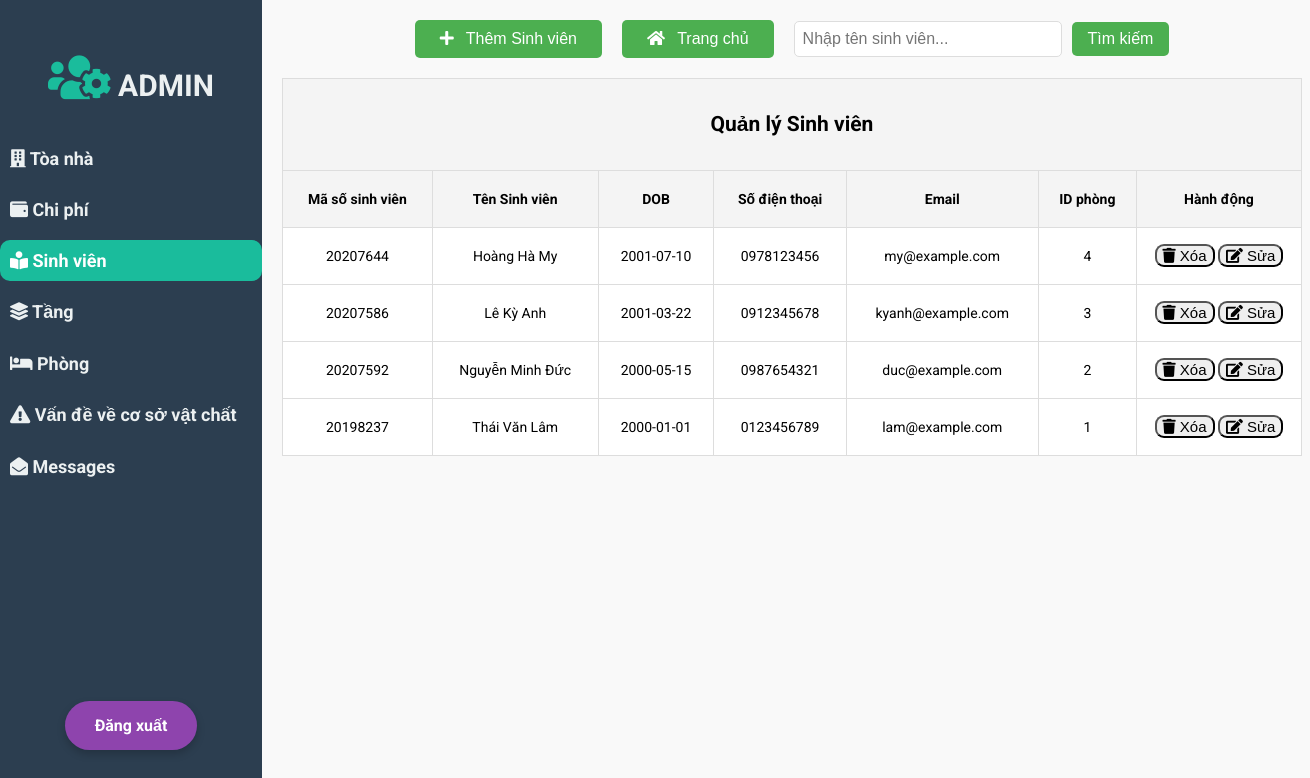
/Student/DispStudent.php, run on the app's committed database.
### tables this page shows
CREATE TABLE `Student` (
  `Stu_id` int NOT NULL,
  `Name` varchar(40) NOT NULL,
  `DOB` date NOT NULL,
  `Phone_number` VARCHAR(10) NOT NULL,
  `Email` VARCHAR(100) NOT NULL,
  `R_ID` int NOT NULL,
  PRIMARY KEY (`Stu_id`),
  FOREIGN KEY (`R_ID`) REFERENCES `room`(`R_ID`) ON DELETE CASCADE
);

### Student/DispStudent.php (the view, shortened to what this page needs)
<!DOCTYPE html>
<html>
<head>
  <link rel="stylesheet" href="https://use.fontawesome.com/releases/v5.15.4/css/all.css"
>
</head>
<body>
  <div class="slidebar">
    <header>
      <span><i class="fas fa-users-cog"></i></span>
      ADMIN
    </header>
    <ul>
      <li><a href=""><i class="fas fa-building"></i> Tòa nhà</a></li>
      <li><a href=""><i class="fas fa-wallet"></i> Chi phí</a></li>
      <li class="active"><a href="../Student/DispStudent.php"><i class="fas fa-book-reader"></i> Sinh viên</a></li>
      <li><a href=""><i class="fas fa-layer-group"></i> Tầng</a></li>
      <li><a href="../Room/DispRoom.php"><i class="fa fa-bed"></i> Phòng</a></li>
      <li><a href=""><i class="fas fa-exclamation-triangle"></i> Vấn đề về cơ sở vật chất</a></li>
      <li><a href=""><i class="fas fa-envelope-open"></i> Messages</a></li>
    </ul>
    <div class="logout-container">
      <a style="text-decoration: none;" href="../index.php">
        <div class="logout">Đăng xuất</div>
      </a>
    </div>
  </div>
  <main>
    <center>
      <div class="button-container"
        style="display: flex; justify-content: center; align-items: center; gap: 20px; margin-bottom: 20px;">
        <button class="button">
          <a href="Insert.php">
            <i class="fas fa-plus"></i> Thêm Sinh viên
          </a>
        </button>
        <button class="button">
          <a href="../dashboard/home.php">
            <i class="fas fa-home"></i> Trang chủ
          </a>
        </button>
        <form method="GET" action="" style="display: flex; align-items: center; gap: 10px;">
          <input type="text" name="search" placeholder="Nhập tên sinh viên..."
            value="<?php echo isset($_GET['search']) ? $_GET['search'] : ''; ?>"
            style="padding: 8px; font-size: 16px; width: 250px; border-radius: 5px; border: 1px solid #ddd;">
          <button type="submit" class="button" style="padding: 8px 16px; font-size: 16px;">Tìm kiếm</button>
        </form>
      </div>
    </center>
    <table align="center" border="1px" style="width:1100px; line-height:40px;">
      <tr>
        <th colspan="7">
          <h2>Quản lý Sinh viên</h2>
        </th>
      </tr>
      <tr>
        <th>Mã số sinh viên</th>
        <th>Tên Sinh viên</th>
        <th>DOB</th>
        <th>Số điện thoại</th>
        <th>Email</th>
        <th>ID phòng</th>
        <th>Hành động</th>
      </tr>
      <?php
      include 'connection.php';
      $search = isset($_GET['search']) ? $_GET['search'] : '';
      $limit = 10;
      $page = isset($_GET['page']) ? intval($_GET['page']) : 1;
      $offset = ($page - 1) * $limit;
      $sql = "SELECT Stu_id, Name, DOB, Phone_number, Email, R_ID FROM student WHERE Name LIKE '%$search%' ORDER BY Name LIMIT $limit OFFSET $offset";
      $query = mysqli_query($conn, $sql);
      while ($row1 = mysqli_fetch_array($query)) {
        ?>
        <tr>
          <td class="tdr"><?php echo $row1['Stu_id']; ?></td>
          <td class="tdr"><?php echo $row1['Name']; ?></td>
          <td class="tdr"><?php echo $row1['DOB']; ?></td>
          <td class="tdr"><?php echo $row1['Phone_number']; ?></td>
          <td class="tdr"><?php echo $row1['Email']; ?></td>
          <td class="tdr"><?php echo $row1['R_ID']; ?></td>
          <td style="width: 140px;">
            <button id="delete">
              <a href="Delete.php?Stu_id=<?php echo $row1['Stu_id']; ?>" id="link1" onclick="return confirmDelete()">
                <i class="fas fa-trash"></i> Xóa
              </a>
            </button>
            <button id="update">
              <a href="Update.php?Stu_id=<?php echo $row1['Stu_id']; ?>" id="link1">
                <i class="fas fa-edit"></i> Sửa
              </a>
            </button>
          </td>
        </tr>
        <?php
      }
      ?>
    </table>
  </main>
</body>
</html>

### Student/DispStudent.php (style rules this page uses)
body { display: flex; font-family: 'Roboto', sans-serif; margin: 0; background-color: #f9f9f9; }
.slidebar { width: 20%; height: 100%; position: fixed; background-color: #2c3e50; padding-top: 20px; top: 0; left: 0; z-index: 100; }
.slidebar header { padding: 30px 10px; text-align: center; font-size: 30px; font-weight: bolder; color: #ecf0f1; }
.slidebar header span { font-size: 50px; color: #1abc9c; }
.slidebar ul { padding: 0; list-style: none; margin: 0; }
.slidebar ul li { padding: 10px; font-size: 18px; font-weight: bolder; color: #ecf0f1; margin-bottom: 10px; }
.slidebar ul li a { text-decoration: none; color: inherit; }
.slidebar ul li.active { background-color: #1abc9c; color: white; border-radius: 10px; }
.slidebar ul li.active a { color: white; text-decoration: none; }
main { margin-left: 20%; padding: 20px; flex-grow: 1; }
.button-container { display: flex; justify-content: center; gap: 20px; margin-bottom: 20px; }
.button { background-color: #4CAF50; border: none; color: white; padding: 10px 25px; text-align: center; border-radius: 5px; text-decoration: none; display: inline-flex; align-items: center; font-size: 16px; transition: all 0.3s ease; }
.button i { margin-right: 8px; }
.button a { text-decoration: none; color: white; display: block; text-align: center; }
.tdr { text-align: center; }
#delete, #update { border-radius: 9px; }
#link1 { color: black; text-decoration: none; font-size: 15px; }
table { width: 90%; max-width: 1020px; margin: 20px auto; border-collapse: collapse; }
th, td { padding: 8px 12px; text-align: center; font-size: 14px; border: 1px solid #ddd; word-wrap: break-word; }
th { background-color: #f4f4f4; font-weight: bold; }
td { background-color: #fff; max-width: 150px; white-space: nowrap; overflow: hidden; text-overflow: ellipsis; }
.logout-container { position: absolute; bottom: 70px; left: 50%; transform: translateX(-50%); width: 100%; text-align: center; }
.logout { font-family: 'Roboto', sans-serif; font-weight: 700; font-size: 16px; color: #fff; background-color: #8e44ad; padding: 15px 30px; border-radius: 30px; transition: all 0.3s ease; box-shadow: 0px 4px 8px rgba(0, 0, 0, 0.2); display: inline-block; }

### data on the page
student: Stu_id "20207644", Name "Hoàng Hà My", DOB "2001-07-10", Phone_number "0978123456", Email "my@example.com", R_ID "4"
student: Stu_id "20207586", Name "Lê Kỳ Anh", DOB "2001-03-22", Phone_number "0912345678", Email "kyanh@example.com", R_ID "3"
student: Stu_id "20207592", Name "Nguyễn Minh Đức", DOB "2000-05-15", Phone_number "0987654321", Email "duc@example.com", R_ID "2"
student: Stu_id "20198237", Name "Thái Văn Lâm", DOB "2000-01-01", Phone_number "0123456789", Email "lam@example.com", R_ID "1"
